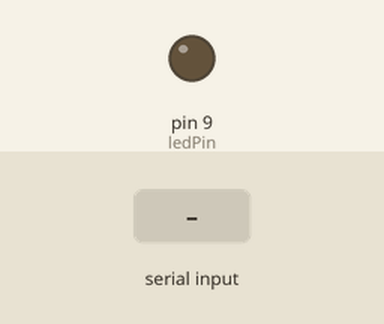
Bench run of a sketch on a simulated Arduino Uno, built with avr-gcc and run on an emulated ATmega328P. Parts: output pins drawn as LEDs (lit = HIGH). The inputs (shaded band) are chosen by the test bench. What the sketch prints to the serial monitor is not drawn.

Above: at 1.2 s.
1.3 s: "1" received over Serial
At 1.9 s:
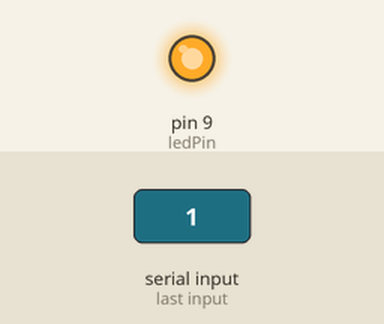
2.8 s: "0" received over Serial
At 4.2 s:
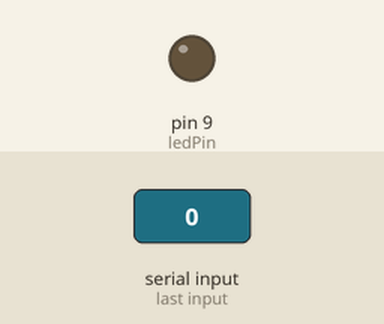
Timing chart, 0 to 5.8 s (numbered marks = the images above; inputs shaded):
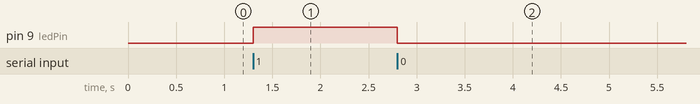

The sketch:

Slave.ino
```cpp
#define ledPin 9
char state = ' ';
int potValue = 0;
int count;
void setup() {
  pinMode(ledPin, OUTPUT);
  digitalWrite(ledPin, LOW);
  Serial.begin(38400); // Default communication rate of the Bluetooth module
}
void loop() {
 if(Serial.available() > 0){ // Checks whether data is comming from the serial port
    state = Serial.read(); // Reads the data from the serial port

 }
 // Controlling the LED
 if (state == '1') {
  digitalWrite(ledPin, HIGH); // LED ON
//  Serial.println("Lampu Hidup");
  state = 0;
 }
 else if (state == '0') {
  digitalWrite(ledPin, LOW); // LED ON
//  Serial.println("Lampu Mati");
  state = 0;
 }
 // Reading the potentiometer
 count++;
 Serial.write(49);
 delay(100);
}
```

Measured:
- after the input at 1.3 s, pin 9 (ledPin): LOW → HIGH at once
- after the input at 2.8 s, pin 9 (ledPin): HIGH → LOW at once
